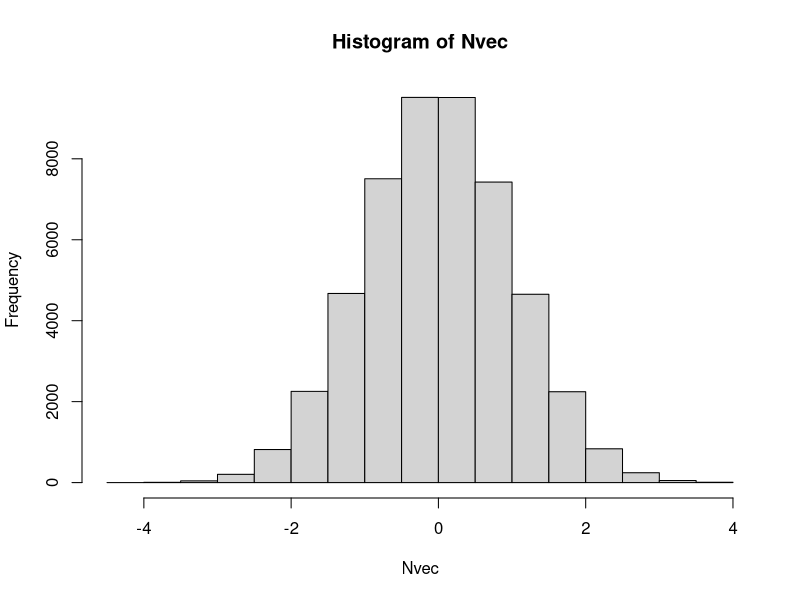
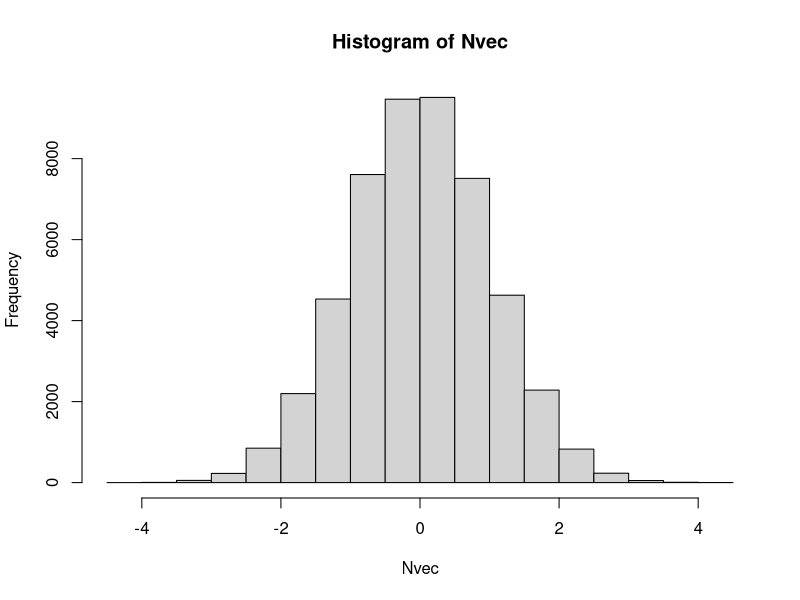

Write the R code that produced these figures, in order.
## ---- chunk 1
Nsims = 50000
Nvec = numeric(Nsims)
for(i in 1: Nsims){
  N = sum(runif(12)) - 6
  Nvec[i] = N
}
length(Nvec)
hist(Nvec)
## ---- chunk 2
Nvec = numeric(Nsims)
for(i in 1: Nsims){
  u1 = runif(1)
  u2 = runif(1)
  r = sqrt(-2 * log(u1))
  theta = 2 * pi * u2
  x = r * cos(theta)
  y = r * sin(theta)
  Nvec[i] = x
  Nvec[i+1] = y
  i = i + 2
}
length(Nvec)
hist(Nvec)
